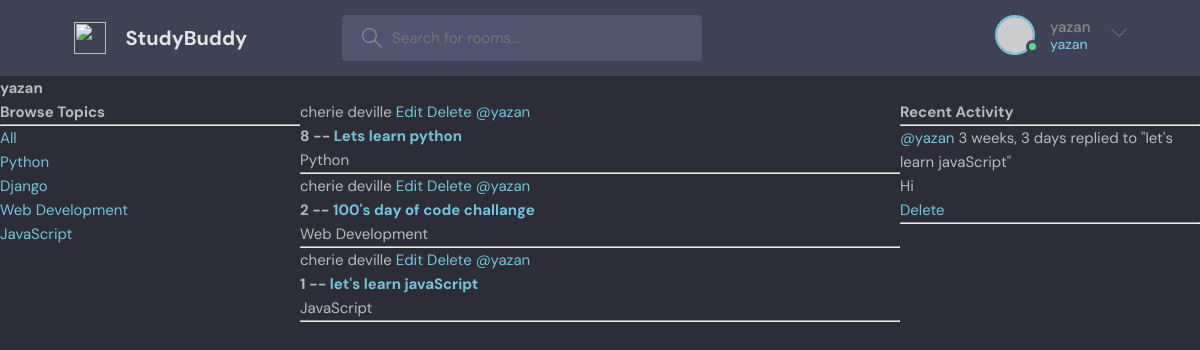
Before: /profile/1/ (signed in) with the older database file.
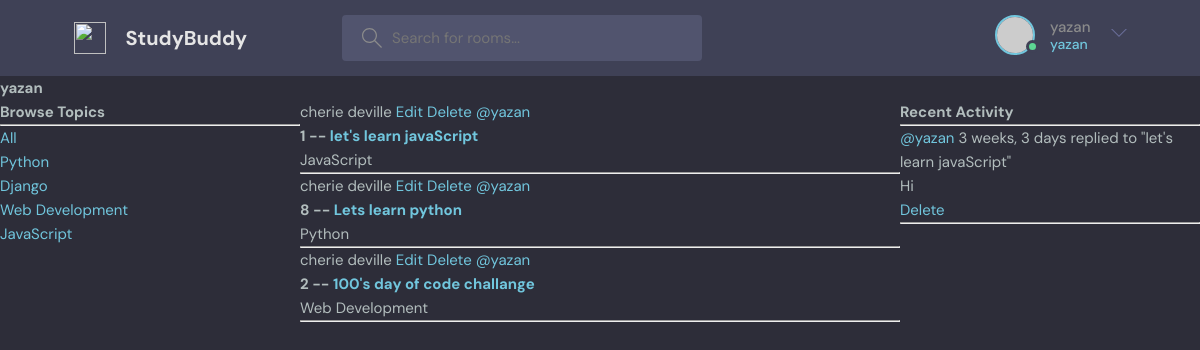
After: the same page with the newer database file.
### base/models.py (models this page shows, shortened)
class Topic(models.Model):
    name = models.CharField(max_length=200)

class Room(models.Model):
    host =  models.ForeignKey(User, on_delete=models.SET_NULL, null=True)
    topic = models.ForeignKey(Topic, on_delete=models.SET_NULL, null=True)
    name = models.CharField(max_length=200)
    description = models.TextField(null=True, blank=True)
    participants = models.ManyToManyField(User, related_name='participants', blank=True)
    updated = models.DateField(auto_now=True)
    created = models.DateTimeField(auto_now_add=True)
    class Meta:
        ordering = ['-updated', '-created']
    def __str__(self):
        return self.name

class Message (models.Model):
    user = models.ForeignKey(User, on_delete=models.CASCADE)
    room = models.ForeignKey(Room, on_delete=models.CASCADE)
    body = models.TextField()
    updated = models.DateField(auto_now=True)
    created = models.DateTimeField(auto_now_add=True)
    class Meta:
        ordering = ['-updated', '-created']
    def __str__(self):
        return self.body[0:50]

### base/views.py (the view)
# urls.py: path('profile/<str:pk>/', views.userProfile, name="user-profile"),
def userProfile(request, pk):
    user = User.objects.get(id=pk)
    rooms = user.room_set.all()
    room_messages = user.message_set.all()
    topics = Topic.objects.all()
    context = {'user': user, 'rooms': rooms, 'room_messages': room_messages, 'topics': topics}
    return render(request, 'base/profile.html', context)

### base/templates/base/profile.html (shortened to what this page needs)
{% extends 'main.html'%}
{% block content %}
<h1>{{user.username}}</h1>
<div class="profile-container">
   <div>
     {% include 'base/topics_component.html' %}
   </div>
   <div>
      {% include 'base/feed_component.html' %}
   </div>
   <div>
    {% include 'base/activity_component.html' %}
   </div>
</div>
{% endblock content %}

### base/templates/base/topics_component.html
<h3>Browse Topics</h3>
<hr>
<div>
   <a href="{% url 'home' %}">All</a>
</div>
{% for topic in topics %}
    <div>
      <a href="{% url 'home' %}?q={{topic.name}}">{{topic.name}}</a>
    </div>
{% endfor %}

### base/templates/base/feed_component.html
<div>
    {% for room in rooms %}
    <div>
      {% if request.user == room.host %}cherie deville
      <a href="{% url 'update-room' room.id %}">Edit</a>
      <a href="{% url 'delete-room' room.id %}">Delete</a>
      {% endif %}
      <a href="{% url 'user-profile' room.host.id %}">@{{room.host.username}}</a>
     <h5>{{room.id}} --  <a href="{% url 'room' room.id %}"> {{room.name}}</a></h5>
     <small>{{room.topic.name}}</small>
     <hr>
    </div>
{% endfor %}
</div>

### base/templates/base/activity_component.html
<h3>Recent Activity</h3>
<hr>
{% for message in room_messages %}
  <div>
    <small><a href="{% url 'user-profile' message.user.id %}">@{{message.user}}</a> {{message.created|timesince}}</small>
    <small>replied to "{{message.room}}"</small>
    <p>{{message}}</p>
    {% if request.user == message.user %}
     <a href="{% url 'delete-message' message.id%}">Delete</a>
     {% endif %}
     <hr>
  </div>
{% endfor %}

Changed rows visible on the page:
changed Room "let's learn javaScript": moves up the list
